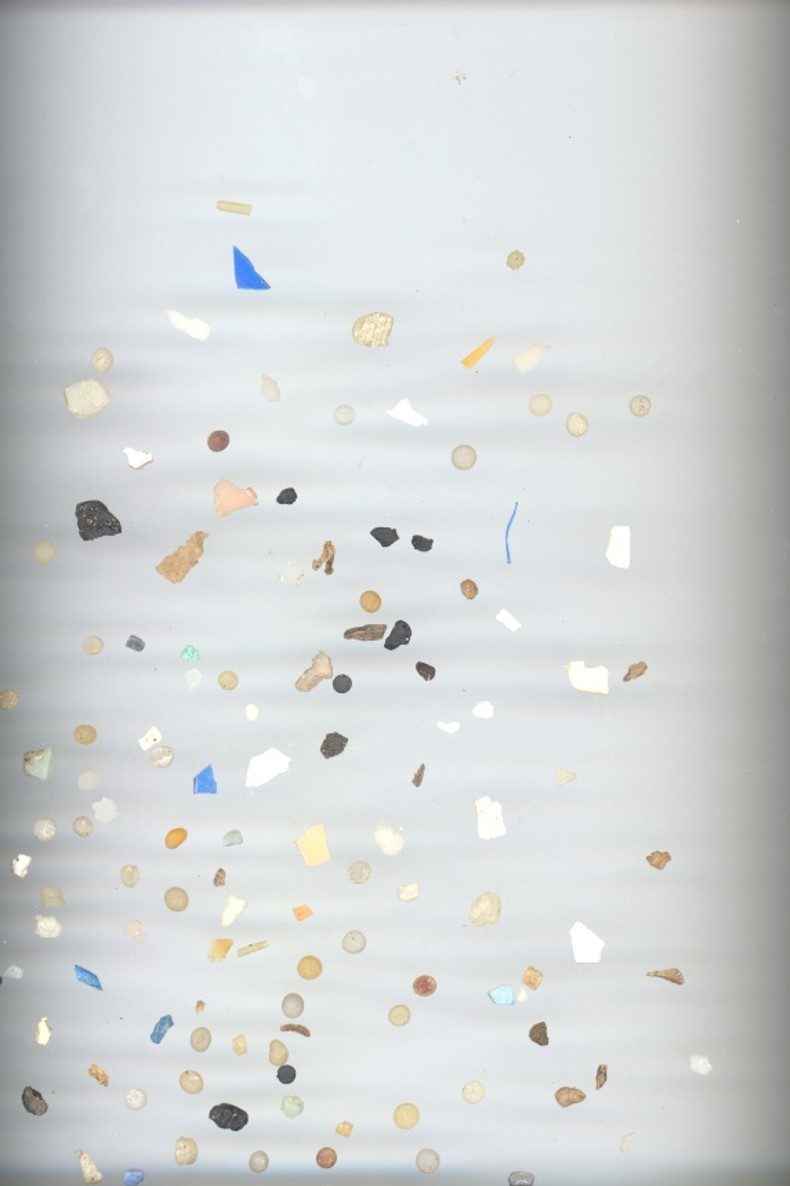
#> input picture MPs_test.jpg, 790 x 1186 px
$ jupyter execute --allow-errors VC_P3.ipynb
#> lines starting #> are read from the running program, lines starting #| are printed output that depends on the picture; after the words box and inside, x2 and y2 are one past the last pixel; in counts of white or black regions, pixels touching at a corner belong together
TAREA: Los ejemplos ilustrativos anteriores permiten saber el número de monedas presentes en la imagen ideal proporcionada. ¿Cómo determinar la cantidad de dinero presente en ella? A partir únicamente de las dimensiones, una sugerencia impicaríaj en primer término identificar de forma interactiva (por ejemplo haciendo clic en la imagen) una moneda de un valor fijo en la imagen (por ejemplo de 1€) para permitir establecer una relación entre píxeles y mo¡ilímetros. Tras obtener esa información y las dimensiones en milímetros de las distintas monedas, es factible calcular la cantidad de dinero en la imagen ideal.

Una vez resuelto el reto con la imagen ideal proporcionada, diseña un demostrador en vivo que a partir de la entrada de vídeo de la cámara, determine el dinero presente en la escena. Si bien
no hay restricciones sobre utilizar medidas geométricas o de color, o cualquier clasificador, no deben hacer uso de modelos de aprendizaje profundo. ¿Funciona correctamente? ¿Se observan problemas?
Posibles extras serían la presencia de objetos que no son monedas y/o haya solape entre las monedas.

IMPORTANTE: No se admite el uso de modelos de aprendizaje profundo

Nota: Para establecer la correspondencia entre píxeles y milímetros, comentar que la moneda de un euro tiene un diámetro de 23.25 mm. la de 50 céntimos de 24.35, la de 20 céntimos de 22.25, etc.

[cell 1]
diametros = [25.75, 24.35, 23.25, 22.25, 21.25, 19.75, 18.75, 16.25]
valores   = [ 2.00,   0.50,   1.00,   0.20,   0.05,   0.10,   0.02,   0.01]

clic_camara = None

# [4 lines left out: function capturar_clic_camara, not called in this run]

#> (the rest of this cell did not finish here and is left out)

Codigo Adicional usando HoughCircles pero en este caso para una imagen con moneda solapadas

[cell 2]
selected_circle = None

# Función para manejar el click del ratón
# [13 lines left out: function on_mouse, not called in this run]

#Conversión a gris
#> (the rest of this cell did not finish here and is left out)

TAREA: La tarea consiste en extraer características (geométricas y/o visuales) de las tres imágenes completas de partida, y *aprender* patrones que permitan identificar las partículas en nuevas imágenes. Para ello se proporciona como imagen de test *MPs_test.jpg* y sus correpondientes anotaciones *MPs_test_bbs.csv* con la que deben obtener las métricas para su propuesta de clasificación de microplásticos, además de la matriz de confusión. La matriz de confusión permitirá mostrar para cada clase el número de muestras que se clasifican correctamente de dicha clase, y el número de muestras que se clasifican incorrectamente como perteneciente a una de las otras dos clases. De nuevo, no deben hacer uso de modelos de aprendizaje profundo ni para segmentar, ni para clasificar.

En el trabajo [SMACC: A System for Microplastics Automatic Counting and Classification](https://doi.org/10.1109/ACCESS.2020.2970498), las características geométricas utilizadas fueron:

- Área en píxeles
- Perímetro en píxeles
- Compacidad (relación entre el cuadrado del perímetro y el área de la partícula)
- Relación del área de la partícula con la del contenedor
- Relación del ancho y el alto del contenedor
- Relación entre los ejes de la elipse ajustada
- Definido el centroide, relación entre las distancias menor y mayor al contorno

Si no se quedan satisfechos con la segmentación obtenida, es el mundo real, también en el README comento técnicas recientes de segmentación, que podrían despertar su curiosidad.

IMPORTANTE: No se admite el uso de modelos de aprendizaje profundo

[cell 3]
# [20 lines left out: function procesar_otsu, not called in this run]

[cell 4]
#Carga imagen directamente en grises
import cv2
import numpy as np
import matplotlib.pyplot as plt
import csv
import matplotlib.pyplot as plt
import seaborn as sns
from sklearn.metrics import (
    confusion_matrix,
    accuracy_score,
    precision_score,
    recall_score,
    f1_score
)
from sklearn.tree import DecisionTreeClassifier


def procesar_imagen(ruta_imagen):

    imgorig = cv2.imread(ruta_imagen, cv2.IMREAD_GRAYSCALE)

    img = cv2.GaussianBlur(imgorig, (5,5), 0)

    umbral = cv2.adaptiveThreshold(
        img,
        255,
        cv2.ADAPTIVE_THRESH_GAUSSIAN_C,
        cv2.THRESH_BINARY,
        11,
        2
    )

    _, imth = cv2.threshold(
        255 - umbral,
        120,
        255,
        cv2.THRESH_BINARY
    )

    contornos, hierarchy = cv2.findContours(
        imth,
        cv2.RETR_EXTERNAL,
        cv2.CHAIN_APPROX_SIMPLE
    )

    return imgorig, imth, contornos

def imprimir_estadisticas(muestras):

    X = np.array([m["features"] for m in muestras])

    nombres = [
        "Área",
        "Perímetro",
        "Compacidad",
        "Aspect Ratio",
        "Solidity",
        "Extent",
        "Elipse",
        "Centroide"
    ]

    print("Número de objetos:", len(X))

    for i, nombre in enumerate(nombres):

        print(f"\n{nombre}")
        print("Media:", np.mean(X[:, i]))
        print("Std:", np.std(X[:, i]))
        print("Mediana:", np.median(X[:, i]))
        print("Min:", np.min(X[:, i]))
        print("Max:", np.max(X[:, i]))

def obtener_caracteristicas(contornos):

    muestras = []

    for contorno in contornos:

        area = cv2.contourArea(contorno)

        if area < 20 or area > 3000:
            continue

        perimetro = cv2.arcLength(contorno, True)

        if perimetro == 0:
            continue

        compacidad = (perimetro**2) / area

        x, y, w, h = cv2.boundingRect(contorno)

        aspect_ratio = w / h

        extent = area / (w * h)

        hull = cv2.convexHull(contorno)
        area_hull = cv2.contourArea(hull)

        if area_hull == 0:
            continue

        solidity = area / area_hull

        relacion_elipse = 0

        if len(contorno) >= 5:

            ellipse = cv2.fitEllipse(contorno)

            (_, _), (eje1, eje2), _ = ellipse

            relacion_elipse = max(eje1, eje2) / min(eje1, eje2)

        M = cv2.moments(contorno)

        if M["m00"] == 0:
            continue

        cx = M["m10"] / M["m00"]
        cy = M["m01"] / M["m00"]

        distancias = []

        for punto in contorno:

            px = punto[0][0]
            py = punto[0][1]

            distancias.append(
                np.sqrt((px - cx)**2 + (py - cy)**2)
            )

        relacion_centroide = min(distancias) / max(distancias)

        muestras.append({
            "features": [
                area,
                perimetro,
                compacidad,
                aspect_ratio,
                solidity,
                extent,
                relacion_elipse,
                relacion_centroide
            ],
            "cx": cx,
            "cy": cy
        })

    return muestras

def obtener_etiqueta_real(cx, cy, ground_truth):

    for obj in ground_truth:

        if (
            obj["xmin"] <= cx <= obj["xmax"]
            and
            obj["ymin"] <= cy <= obj["ymax"]
        ):
            return obj["label"]

    return None


ground_truth = []
muestra_real = []
label_real = []
muestras_train = []
label_train = []
y_pred = []
csv_file = "MPs_test_bbs.csv"  # CSV con coordenadas y tipología

with open("MPs_test_bbs.csv", newline="") as file:

#> (reads MPs_test_bbs.csv from the repository)
    reader = csv.DictReader(file, delimiter=',')

    for row in reader:

        ground_truth.append({
            "label": row["label"],
            "xmin": int(row["x_min"]),
            "ymin": int(row["y_min"]),
            "xmax": int(row["x_max"]),
            "ymax": int(row["y_max"])
        })

img, _, contornos = procesar_imagen('MPs_test.jpg')
#> in procesar_imagen, `umbral = cv2.adaptiveThreshold( img, 255, cv2.ADAPTIVE_THRESH_GAUSSIAN..`:
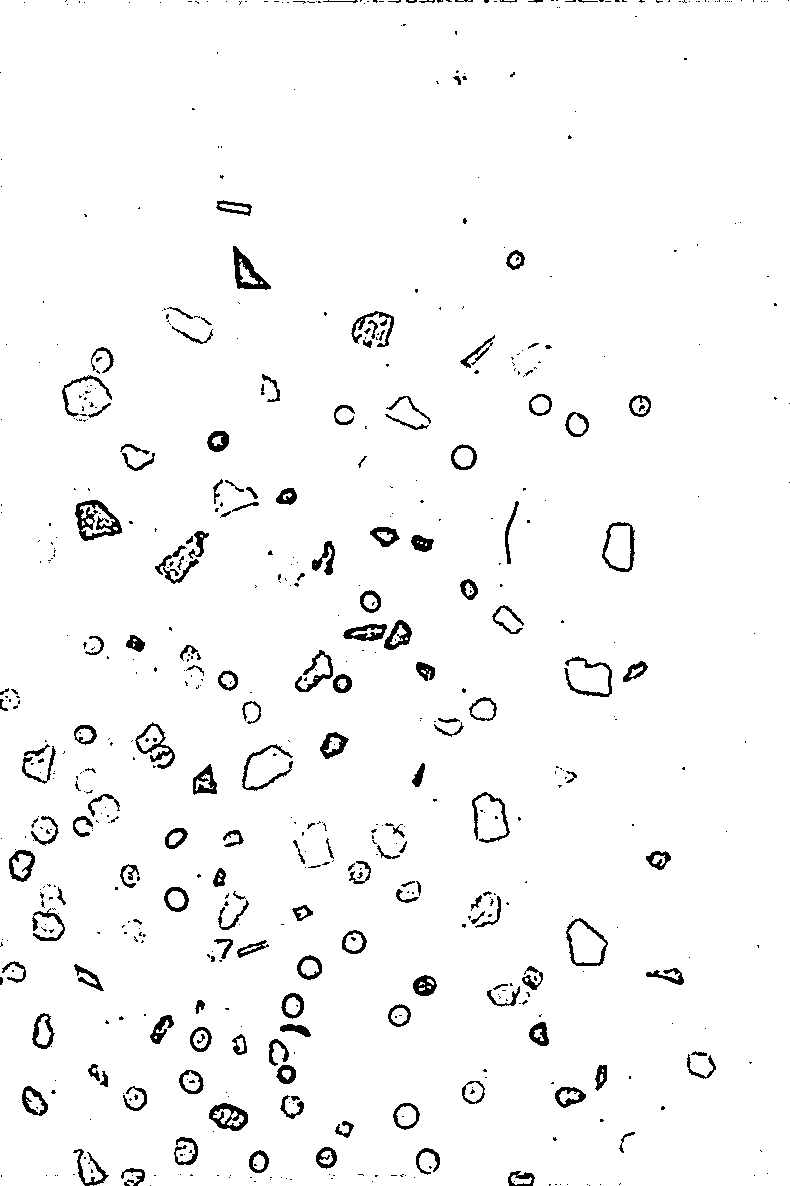
#> umbral: shape (1186, 790); 96.7% white; 647 black regions (473 under 20 px), largest, box (x1, y1, x2, y2) and area: (75, 500, 122, 541) 840, (233, 246, 271, 290) 627, (209, 1103, 248, 1131) 531
#> in procesar_imagen, `contornos, hierarchy = cv2.findContours( imth, cv2.RETR_EXTERNAL, cv2...`: contornos = 619 contours, 481 with area under 20; largest, box (x1, y1, x2, y2) and area: (566, 918, 608, 966) 1384, (75, 500, 122, 541) 1278, (602, 522, 635, 572) 1246, (233, 246, 271, 290) 762, (209, 1103, 248, 1131) 742

muestras_test = obtener_caracteristicas(contornos)
#> the loop in obtener_caracteristicas, `for contorno in contornos: ` made 619 passes
#> (area, perimetro, compacidad, x, y, w, h, aspect_ratio) on passes 41, 43, 50, 52, 53, 54, 56, 57: (289.5, 82.04, 23.25, 508, 1171, 27, 15, 1.8), (118.5, 141.2, 168.1, 121, 1168, 24, 18, 1.33), (327, 67.94, 14.12, 249, 1150, 20, 23, 0.87), (231, 228, 225, 73, 1149, 36, 37, 0.973), (156.5, 142.5, 129.7, 416, 1148, 24, 27, 0.889), (324, 67.94, 14.25, 316, 1147, 21, 22, 0.955), (190.5, 181, 171.9, 174, 1137, 24, 28, 0.857), (39, 63.11, 102.1, 619, 1132, 16, 21, 0.762)

for muestra in muestras_test:

    etiqueta_real = obtener_etiqueta_real(
        muestra["cx"],
        muestra["cy"],
        ground_truth
    )

    if etiqueta_real is not None:

        muestra_real.append(
            muestra["features"]
        )

        label_real.append(
            etiqueta_real
        )
#> this loop made 138 passes


img_cont = np.zeros(img.shape)
#> img_cont: shape (1186, 790) float64; every value is 0
cv2.drawContours(img_cont, contornos, -1, (255,255,255), -1)
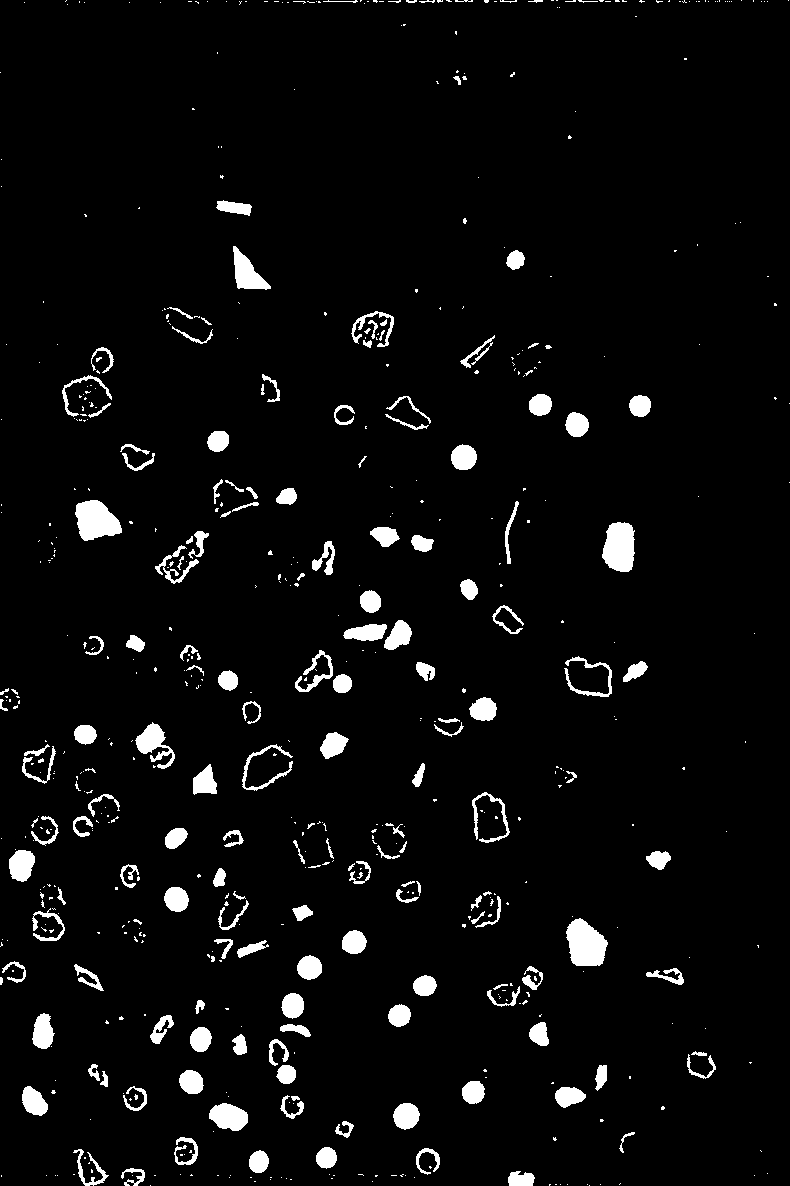
#> img_cont: shape (1186, 790) float64; 4.4% white; 619 white regions (447 under 20 px), largest, box (x1, y1, x2, y2) and area: (566, 918, 608, 966) 1453, (75, 500, 122, 541) 1344, (602, 522, 635, 572) 1314

plt.imshow(img_cont, "gray")
plt.axis('off')
plt.show()

_, _, contornos_tar = procesar_imagen("tar-03-olympus-10-01-2020.JPG")
#> call 2 of procesar_imagen, with ruta_imagen = 'tar-03-olympus-10-01-2020.JPG'
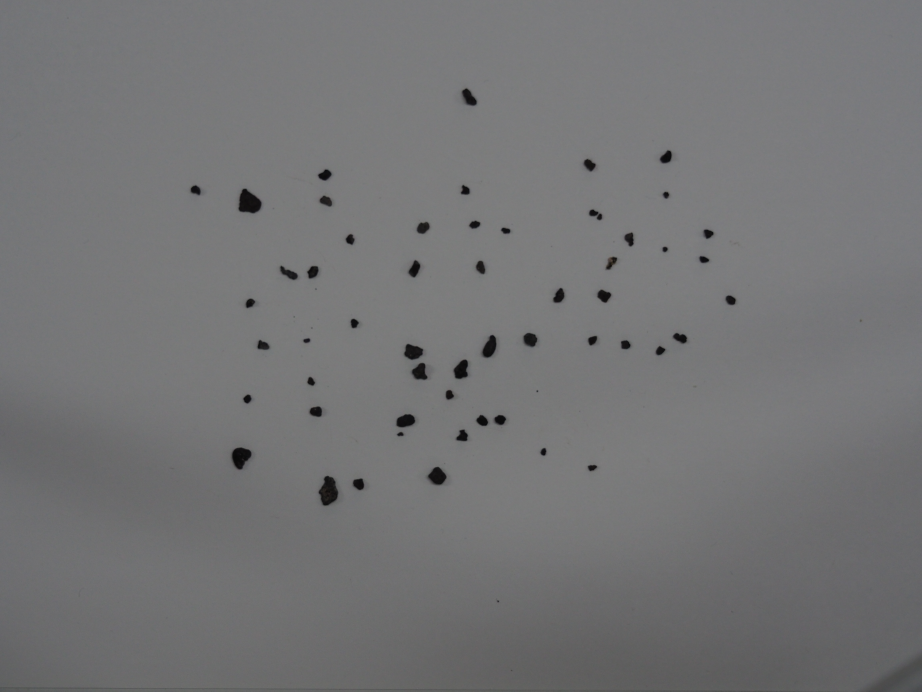
#> input picture tar-03-olympus-10-01-2020.JPG, 4608 x 3456 px (shown at 1/5 size)
#> in procesar_imagen (call 2), `umbral = cv2.adaptiveThreshold( img, 255, cv2.ADAPTIVE_THRESH_GAUSSIAN..`:
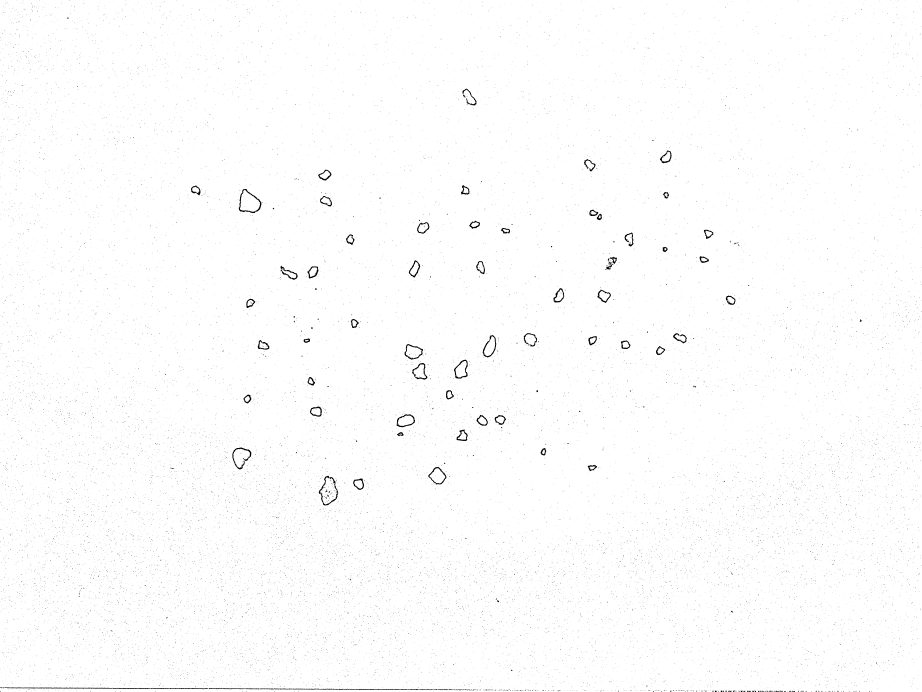
#> umbral: shape (3456, 4608) (shown at 1/5 size); 99.3% white; 27495 black regions (27366 under 20 px), largest, box (x1, y1, x2, y2) and area: (22, 3437, 1040, 3447) 3521, (1594, 2379, 1691, 2527) 2093, (1194, 945, 1307, 1066) 2055
muestra_tar = obtener_caracteristicas(contornos_tar)
#> the loop in obtener_caracteristicas (call 2), `for contorno in contornos: ` made 27385 passes
#> contorno on passes 1 to 3: [[4355, 3455]], [[4347, 3455], [4348, 3455]], [[4268, 3455]]
#> (the rest of the program and of its run is left out)
